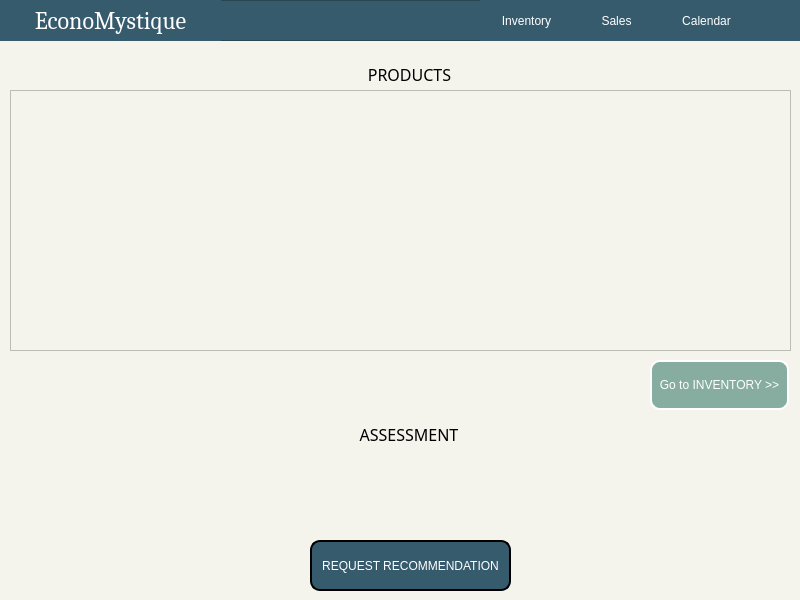
<?xml version="1.0" encoding="UTF-8"?>
<ui version="4.0">
 <class>mainInventory</class>
 <widget class="QWidget" name="mainInventory">
  <property name="geometry">
   <rect>
    <x>0</x>
    <y>0</y>
    <width>800</width>
    <height>600</height>
   </rect>
  </property>
  <property name="windowTitle">
   <string>EconoMystique</string>
  </property>
  <property name="windowIcon">
   <iconset>
    <selectedon>img/econologo.png</selectedon>
   </iconset>
  </property>
  <property name="styleSheet">
   <string notr="true">background-color: #f4f4ec;
color: black;</string>
  </property>
  <widget class="QListView" name="assessmentListView">
   <property name="geometry">
    <rect>
     <x>10</x>
     <y>450</y>
     <width>781</width>
     <height>81</height>
    </rect>
   </property>
   <property name="styleSheet">
    <string notr="true">background-color: transparent;
color: black;</string>
   </property>
  </widget>
  <widget class="QFrame" name="frame">
   <property name="geometry">
    <rect>
     <x>0</x>
     <y>0</y>
     <width>801</width>
     <height>41</height>
    </rect>
   </property>
   <property name="styleSheet">
    <string notr="true">background: #365b6d;</string>
   </property>
   <property name="frameShape">
    <enum>QFrame::StyledPanel</enum>
   </property>
   <property name="frameShadow">
    <enum>QFrame::Raised</enum>
   </property>
   <widget class="QLabel" name="titleLabel">
    <property name="geometry">
     <rect>
      <x>0</x>
      <y>0</y>
      <width>221</width>
      <height>41</height>
     </rect>
    </property>
    <property name="font">
     <font>
      <family>Cambria</family>
      <pointsize>18</pointsize>
     </font>
    </property>
    <property name="styleSheet">
     <string notr="true">color: white;</string>
    </property>
    <property name="text">
     <string>EconoMystique</string>
    </property>
    <property name="alignment">
     <set>Qt::AlignCenter</set>
    </property>
   </widget>
   <widget class="QPushButton" name="btnCalendar">
    <property name="geometry">
     <rect>
      <x>660</x>
      <y>0</y>
      <width>93</width>
      <height>41</height>
     </rect>
    </property>
    <property name="font">
     <font>
      <pointsize>9</pointsize>
     </font>
    </property>
    <property name="cursor">
     <cursorShape>PointingHandCursor</cursorShape>
    </property>
    <property name="styleSheet">
     <string notr="true">QPushButton {
    background-color: #365b6d;
    color: white;
    border-radius: 50px;
}
QPushButton:hover {
    background-color: #5b8ca4;
}
QPushButton:pressed {
    border-style: inset;
    background-color: #365b6d;
}
</string>
    </property>
    <property name="text">
     <string>Calendar</string>
    </property>
   </widget>
   <widget class="QPushButton" name="btnAccount">
    <property name="geometry">
     <rect>
      <x>750</x>
      <y>0</y>
      <width>51</width>
      <height>41</height>
     </rect>
    </property>
    <property name="cursor">
     <cursorShape>PointingHandCursor</cursorShape>
    </property>
    <property name="styleSheet">
     <string notr="true">QPushButton {
    background-color: #365b6d;
    color: white;
    border-radius: 50px;
}
QPushButton:hover {
    background-color: #5b8ca4;
}
QPushButton:pressed {
    border-style: inset;
    background-color: #365b6d;
}
</string>
    </property>
    <property name="text">
     <string/>
    </property>
    <property name="icon">
     <iconset>
      <normaloff>img/pfBtn.png</normaloff>img/pfBtn.png</iconset>
    </property>
    <property name="iconSize">
     <size>
      <width>40</width>
      <height>40</height>
     </size>
    </property>
   </widget>
   <widget class="QPushButton" name="btnSales">
    <property name="geometry">
     <rect>
      <x>570</x>
      <y>0</y>
      <width>93</width>
      <height>41</height>
     </rect>
    </property>
    <property name="font">
     <font>
      <pointsize>9</pointsize>
     </font>
    </property>
    <property name="cursor">
     <cursorShape>PointingHandCursor</cursorShape>
    </property>
    <property name="styleSheet">
     <string notr="true">QPushButton {
    background-color: #365b6d;
    color: white;
    border-radius: 50px;
}
QPushButton:hover {
    background-color: #5b8ca4;
}
QPushButton:pressed {
    border-style: inset;
    background-color: #365b6d;
}
</string>
    </property>
    <property name="text">
     <string>Sales</string>
    </property>
   </widget>
   <widget class="QPushButton" name="btnInventory">
    <property name="geometry">
     <rect>
      <x>480</x>
      <y>0</y>
      <width>93</width>
      <height>41</height>
     </rect>
    </property>
    <property name="font">
     <font>
      <pointsize>9</pointsize>
     </font>
    </property>
    <property name="cursor">
     <cursorShape>PointingHandCursor</cursorShape>
    </property>
    <property name="styleSheet">
     <string notr="true">QPushButton {
    background-color: #365b6d;
    color: white;
    border-radius: 50px;
}
QPushButton:hover {
    background-color: #5b8ca4;
}
QPushButton:pressed {
    border-style: inset;
    background-color: #365b6d;
}
</string>
    </property>
    <property name="text">
     <string>Inventory</string>
    </property>
   </widget>
  </widget>
  <widget class="QPushButton" name="recommendationButton">
   <property name="geometry">
    <rect>
     <x>310</x>
     <y>540</y>
     <width>201</width>
     <height>51</height>
    </rect>
   </property>
   <property name="cursor">
    <cursorShape>PointingHandCursor</cursorShape>
   </property>
   <property name="styleSheet">
    <string notr="true">QPushButton{
	background: #365b6d;
	color: white;
	border-style: outset;
	border-width: 2px;
	border-radius:10px;
	border-color: black;
}
QPushButton:hover {
    background-color: #5b8ca4;
	border: 2px solid #365b6d;
}
QPushButton:pressed {
    border-style: inset;
    background-color: #365b6d;
}</string>
   </property>
   <property name="text">
    <string>REQUEST RECOMMENDATION</string>
   </property>
   <property name="default">
    <bool>false</bool>
   </property>
  </widget>
  <widget class="QPushButton" name="goToInventory">
   <property name="geometry">
    <rect>
     <x>650</x>
     <y>360</y>
     <width>139</width>
     <height>50</height>
    </rect>
   </property>
   <property name="minimumSize">
    <size>
     <width>0</width>
     <height>50</height>
    </size>
   </property>
   <property name="styleSheet">
    <string notr="true">QPushButton{
	background-color: #86ada0;
	color: white;
	border-style: outset;
	border-width: 2px;
	border-radius:10px;
}
QPushButton:hover {
    background-color: #5b8ca4;
	border: 2px solid #86ada0;
}
QPushButton:pressed {
    border-style: inset;
    background-color: #365b6d;
}</string>
   </property>
   <property name="text">
    <string>Go to INVENTORY &gt;&gt;</string>
   </property>
  </widget>
  <widget class="QLabel" name="Summary">
   <property name="geometry">
    <rect>
     <x>360</x>
     <y>50</y>
     <width>99</width>
     <height>49</height>
    </rect>
   </property>
   <property name="font">
    <font>
     <family>Sans Serif Collection</family>
     <pointsize>12</pointsize>
     <weight>50</weight>
     <bold>false</bold>
    </font>
   </property>
   <property name="layoutDirection">
    <enum>Qt::LeftToRight</enum>
   </property>
   <property name="styleSheet">
    <string notr="true">background-color: transparent;</string>
   </property>
   <property name="text">
    <string>PRODUCTS</string>
   </property>
   <property name="alignment">
    <set>Qt::AlignCenter</set>
   </property>
  </widget>
  <widget class="QLabel" name="Assessment">
   <property name="geometry">
    <rect>
     <x>350</x>
     <y>410</y>
     <width>118</width>
     <height>49</height>
    </rect>
   </property>
   <property name="font">
    <font>
     <family>Sans Serif Collection</family>
     <pointsize>12</pointsize>
     <weight>50</weight>
     <bold>false</bold>
    </font>
   </property>
   <property name="styleSheet">
    <string notr="true">background-color: transparent;</string>
   </property>
   <property name="text">
    <string>ASSESSMENT</string>
   </property>
   <property name="alignment">
    <set>Qt::AlignCenter</set>
   </property>
  </widget>
  <widget class="QTableWidget" name="productTable">
   <property name="geometry">
    <rect>
     <x>10</x>
     <y>90</y>
     <width>781</width>
     <height>261</height>
    </rect>
   </property>
  </widget>
 </widget>
 <resources/>
 <connections/>
</ui>
